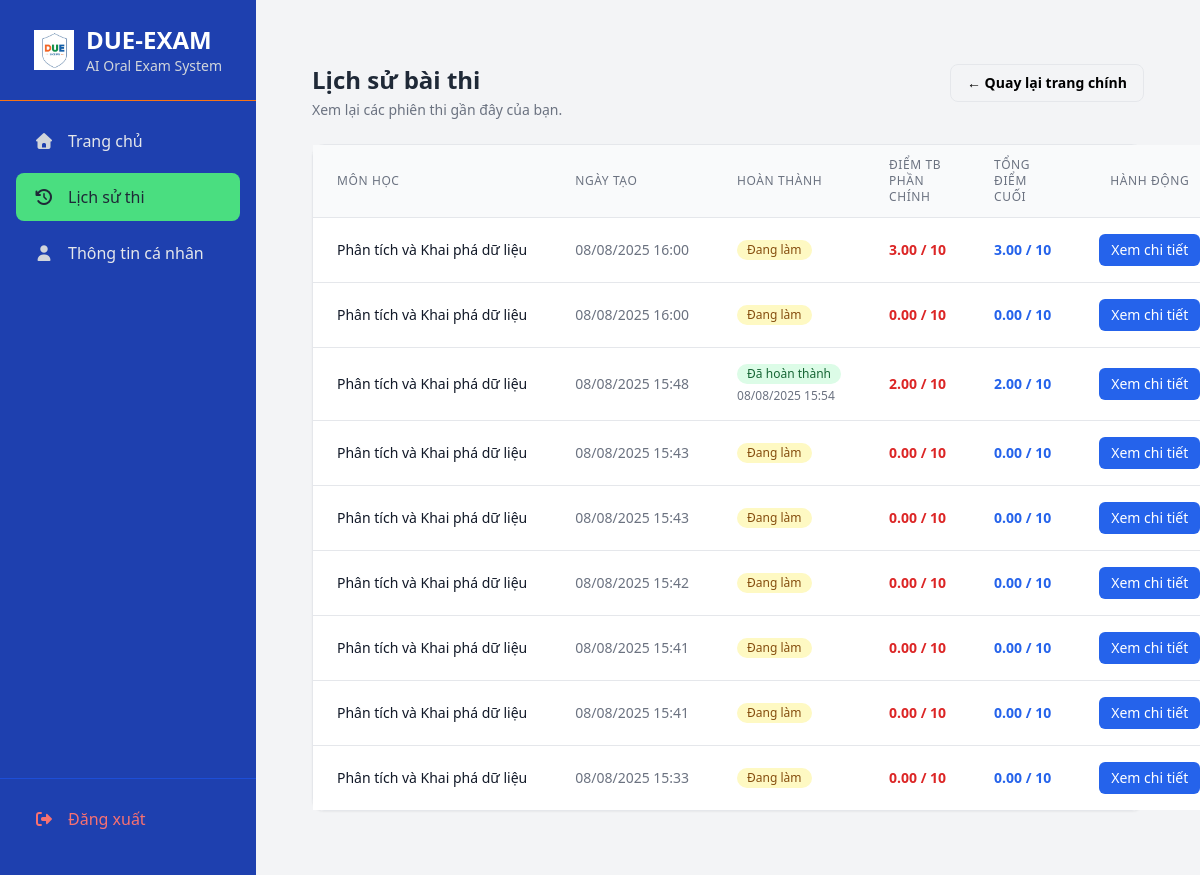
/history/ (signed in), run on an earlier commit of the app's database.
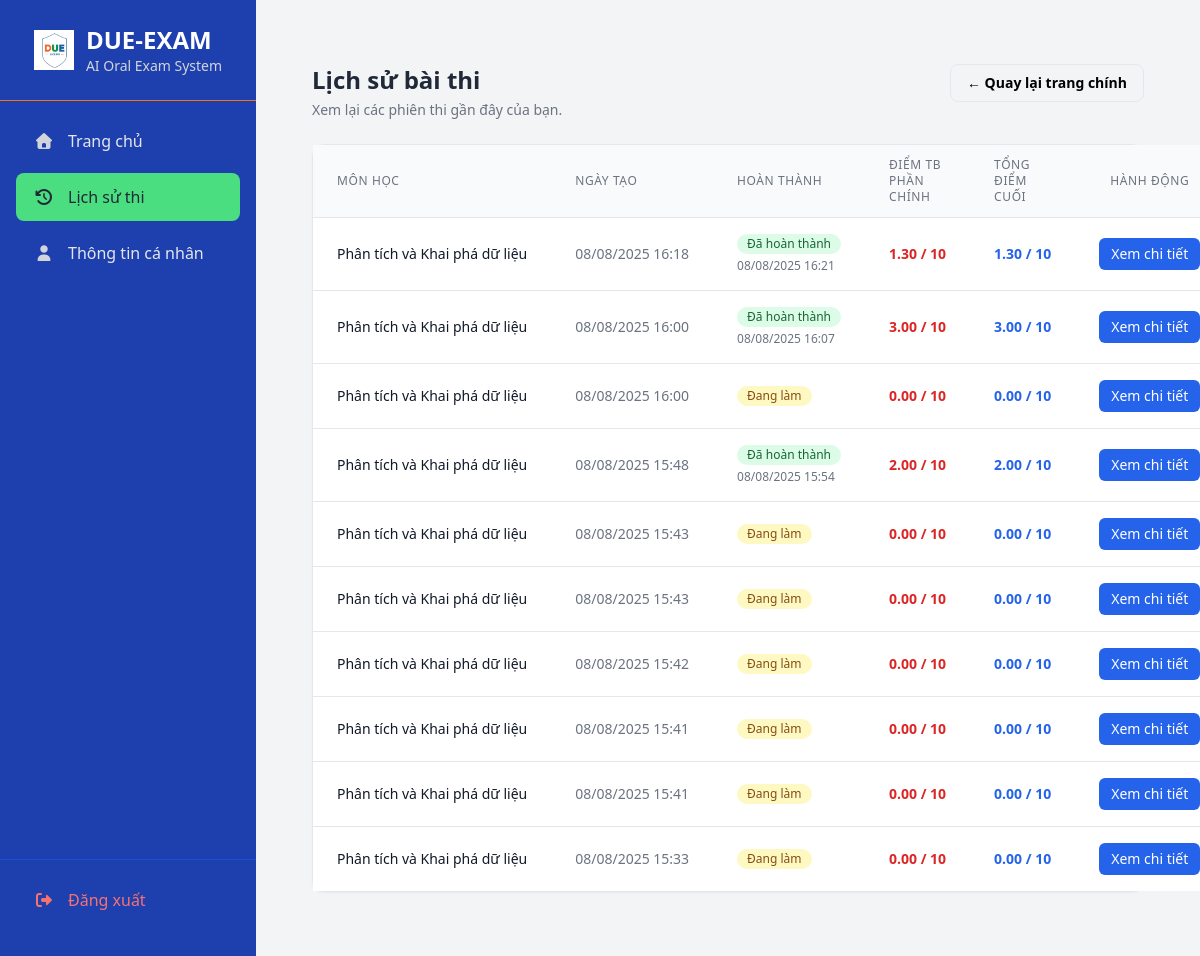
And on a later commit of the database.
### qna/models.py (models this page shows, shortened)
class ExamSession(models.Model):
    user = models.ForeignKey(User, on_delete=models.CASCADE, related_name='exam_sessions')
    subject = models.ForeignKey(Subject, on_delete=models.CASCADE)
    questions = models.ManyToManyField(Question, related_name='exam_sessions')
    created_at = models.DateTimeField(auto_now_add=True, verbose_name="Ngày thi")
    is_completed = models.BooleanField(default=False)
    completed_at = models.DateTimeField(null=True, blank=True, verbose_name="Thời gian hoàn thành")
    final_score = models.FloatField(null=True, blank=True)

class Subject(models.Model):
    name = models.CharField(max_length=255, verbose_name="Tên môn học")
    subject_code = models.CharField(max_length=20, unique=True, verbose_name="Mã môn học")
    quiz_data_file = models.CharField(max_length=255, blank=True, null=True, help_text="Ví dụ: data_analysis_quiz.json")

### qna/views.py (the view)
# urls.py: path('history/', views.history_view, name='history'),
@login_required
def history_view(request: HttpRequest) -> HttpResponse:
    sessions = (
        ExamSession.objects.filter(user=request.user)
        .select_related("subject")
        .order_by("-created_at")
    )
    for s in sessions:
        m, supp, t = _compute_scores(s)
        s.main_avg = m or 0.0
        s.supp_sum = supp or 0.0
        s.final_total = t or 0.0
    return render(request, "qna/history.html", {"sessions": sessions})

### qna/views.py (called while the page is built)
def _compute_scores(session: ExamSession) -> Tuple[Optional[float], float, float]:
    mains = list(ExamResult.objects.filter(session=session).only("score"))
    if not mains:
        supp_sum = sum(sr.score or 0.0 for sr in SupplementaryResult.objects
                       .filter(session=session).only("score"))
        return None, supp_sum, 0.0
    main_avg = sum((er.score or 0.0) for er in mains) / len(mains)
    supp_sum = sum((sr.score or 0.0) for sr in SupplementaryResult.objects
                   .filter(session=session).only("score"))
    final_total = min(10.0, main_avg + supp_sum)
    return main_avg, supp_sum, final_total

### qna/templates/qna/history.html (shortened to what this page needs)
{% extends "base.html" %}
{% load static %}
{% block content %}
<div class="max-w-6xl mx-auto px-4 py-6">
  <div class="flex items-start justify-between mb-6">
    <div>
      <h1 class="text-2xl font-bold text-gray-800">Lịch sử bài thi</h1>
      <p class="text-sm text-gray-500 mt-1">Xem lại các phiên thi gần đây của bạn.</p>
    </div>
    <a href="{% url 'dashboard' %}" class="inline-flex items-center px-4 py-2 rounded-lg border text-sm font-semibold hover:bg-gray-50">
      ← Quay lại trang chính
    </a>
  </div>
  <div class="bg-white rounded-xl shadow-sm border">
    <table class="min-w-full divide-y divide-gray-200">
      <thead class="bg-gray-50">
        <tr>
          <th class="px-6 py-3 text-left text-xs font-medium text-gray-500 uppercase tracking-wider">Môn học</th>
          <th class="px-6 py-3 text-left text-xs font-medium text-gray-500 uppercase tracking-wider">Ngày tạo</th>
          <th class="px-6 py-3 text-left text-xs font-medium text-gray-500 uppercase tracking-wider">Hoàn thành</th>
          <th class="px-6 py-3 text-left text-xs font-medium text-gray-500 uppercase tracking-wider">Điểm TB phần chính</th>
          <th class="px-6 py-3 text-left text-xs font-medium text-gray-500 uppercase tracking-wider">Tổng điểm cuối</th>
          <th class="px-6 py-3 text-center text-xs font-medium text-gray-500 uppercase tracking-wider">Hành động</th>
        </tr>
      </thead>
      <tbody class="bg-white divide-y divide-gray-200">
        {% for session in sessions %}
        <tr class="hover:bg-gray-50">
          <td class="px-6 py-4 whitespace-nowrap text-sm font-medium text-gray-900">
            {{ session.subject.name }}
          </td>
          <td class="px-6 py-4 whitespace-nowrap text-sm text-gray-500">
            {{ session.created_at|date:"d/m/Y H:i" }}
          </td>
          <td class="px-6 py-4 whitespace-nowrap text-sm">
            {% if session.is_completed %}
              <span class="inline-flex items-center px-2.5 py-0.5 rounded-full text-xs font-medium bg-green-100 text-green-800">Đã hoàn thành</span>
              <div class="text-gray-500 text-xs mt-1">{{ session.completed_at|date:"d/m/Y H:i" }}</div>
            {% else %}
              <span class="inline-flex items-center px-2.5 py-0.5 rounded-full text-xs font-medium bg-yellow-100 text-yellow-800">Đang làm</span>
            {% endif %}
          </td>
          <td class="px-6 py-4 whitespace-nowrap text-sm font-bold {% if session.main_avg >= 5 %}text-green-600{% else %}text-red-600{% endif %}">
            {{ session.main_avg|default:0|floatformat:2 }} / 10
          </td>
          <td class="px-6 py-4 whitespace-nowrap text-sm font-bold text-blue-600">
            {{ session.final_total|default:0|floatformat:2 }} / 10
          </td>
          <td class="px-6 py-4 whitespace-nowrap text-sm font-medium text-center">
            <a href="{% url 'history_detail' session.id %}" class="inline-flex items-center px-3 py-1.5 rounded-md bg-blue-600 text-white hover:bg-blue-700">
              Xem chi tiết
            </a>
          </td>
        </tr>
        {% empty %}
        <tr>
          <td colspan="6" class="px-6 py-6 text-center text-gray-500">
            Bạn chưa có lịch sử bài thi nào.
          </td>
        </tr>
        {% endfor %}
      </tbody>
    </table>
  </div>
</div>
{% endblock %}

What changed in the data, as far as the page shows it:
added ExamSession: subject.name "Phân tích và Khai phá dữ liệu", created_at "08/08/2025 16:18", completed_at "08/08/2025 16:21", main_avg "1.30", final_total "1.30"
changed ExamSession (number 2 of 10 on the later page): completed_at (not shown) → "08/08/2025 16:07"; is_completed "Đang làm" → "Đã hoàn thành"
